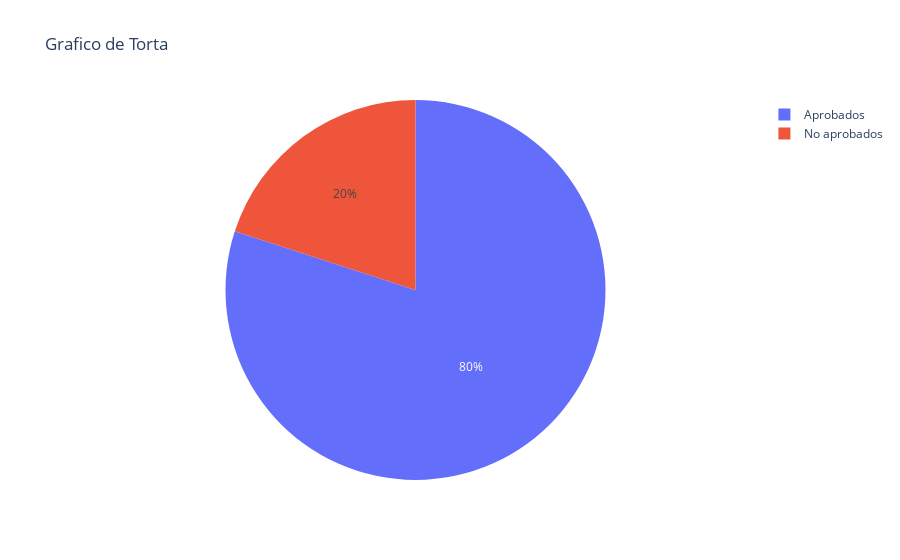

Source (notebook cell):
### Markdown cell above
Pie Chart

### Code cell
aprobados = df['aprobado'].value_counts()
labels = ['Aprobados', 'No aprobados']

fig = go.Figure(data=[go.Pie(labels=labels, values=aprobados)])

fig.update_layout(
    title='Grafico de Torta',
    showlegend=True,
)

fig.show()

### Figure 1 — Plotly figure (JSON) as saved in the notebook; plotly's stock layout.template omitted (floating-point values rounded to 4 significant figures)
{"data": [{"labels": ["Aprobados", "No aprobados"], "type": "pie", "values": [16, 4]}], "layout": {"showlegend": true, "title": {"text": "Grafico de Torta"}}}
